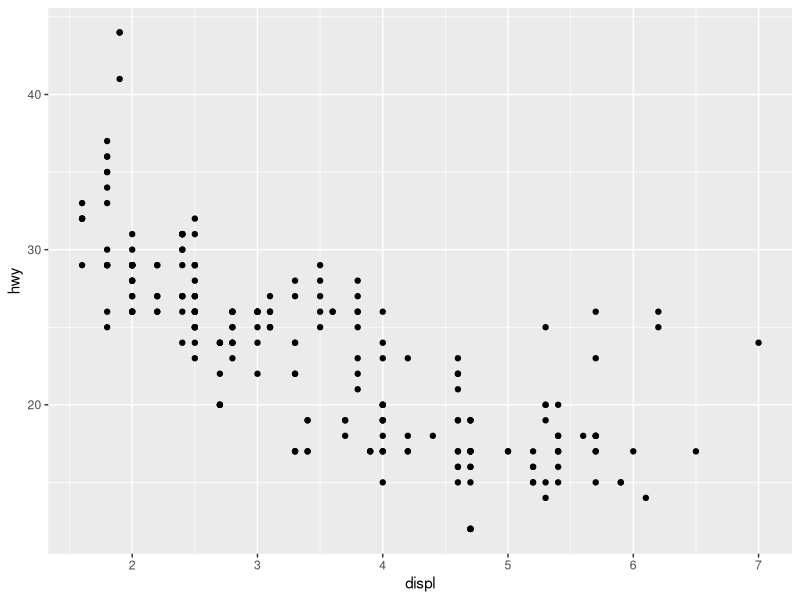
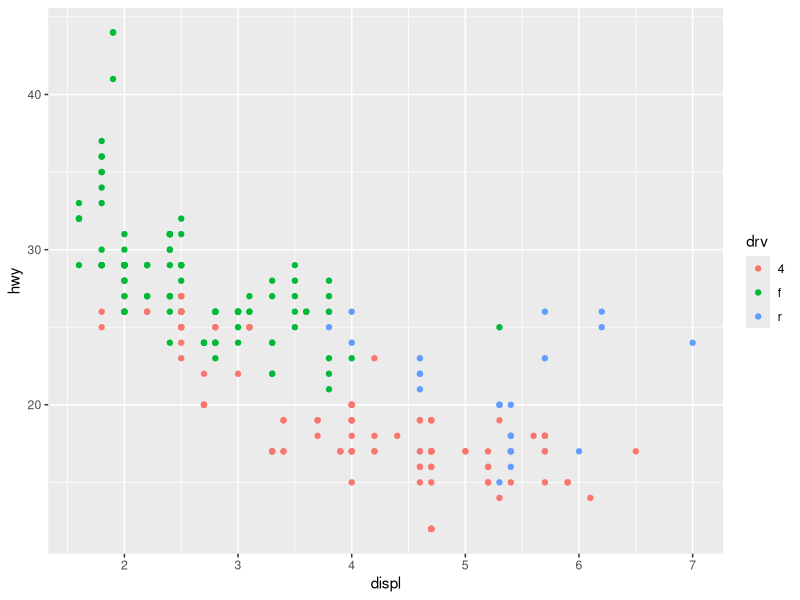
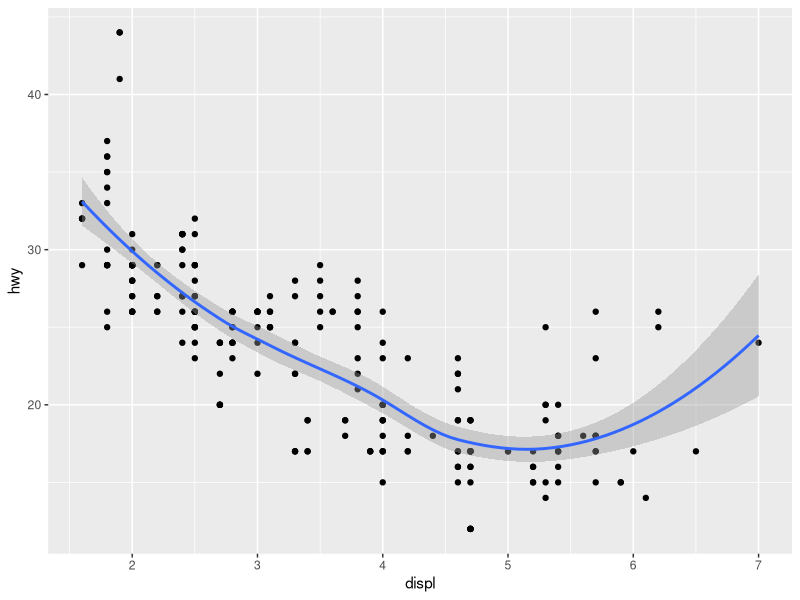
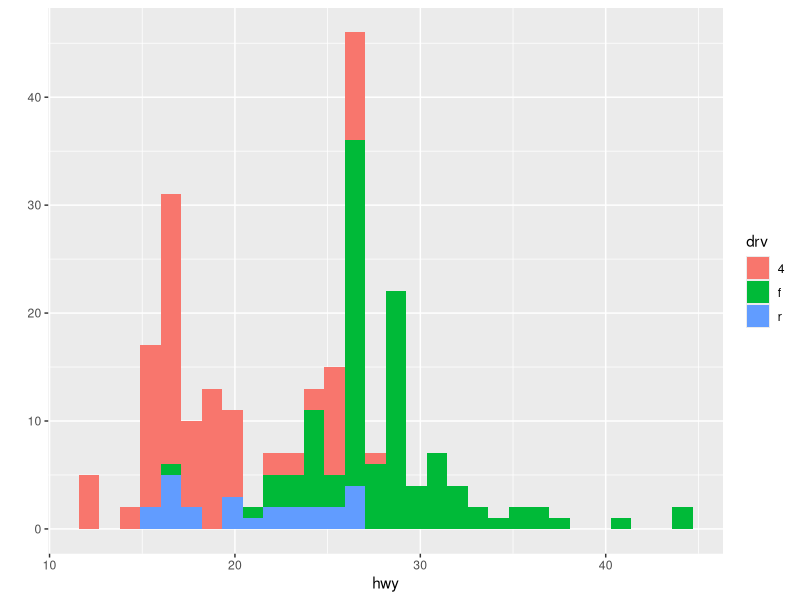
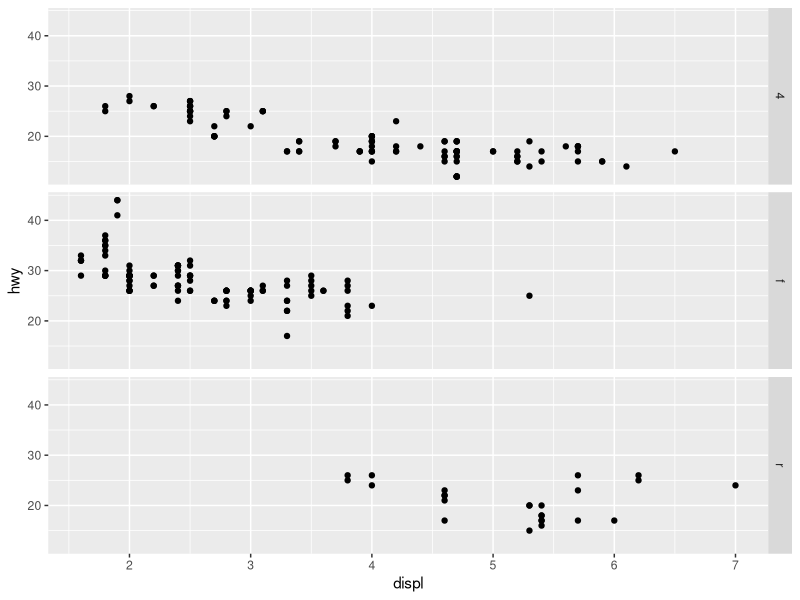
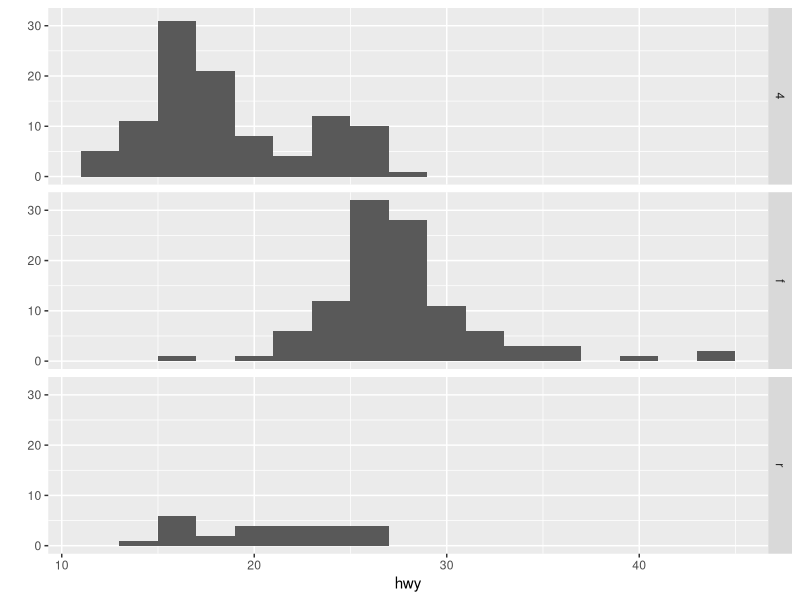

Source code (R) for these figures, in order: (Note: this script raises an error after producing the figures.)
library(ggplot2)
## Example Dataset with ggplot MPG
str(mpg)
## Display it on a qplot
qplot(displ, hwy, data = mpg)
## Same but with colour (color)
qplot(displ, hwy, data = mpg, color = drv)
## Smooth line
qplot(displ, hwy, data = mpg, geom=c("point","smooth"))
# Histograms
qplot(hwy, data = mpg, fill = drv)
# Facets
# 1 (Plot chart)
qplot(displ, hwy, data = mpg, facets = drv ~ .,)
# 2 (Bar chart-ish)
qplot(hwy, data = mpg, facets = drv ~ ., binwidth = 2)


head(happyAffin)
## Display it on a qplot
qplot(word, value, data = happyAffin)
## Same but with colour (color)
qplot(value, word, data = happyAffin, color = value)
## Smooth line
## qplot(word, value, data = happyAffin, geom=c("point","smooth"))
# Histograms
qplot(word, data = happyAffin, fill = value)
# Facets
qplot(word, value, data = happyAffin, facets = No ~ .,)


str(happyBing)
## Display it on a qplot
qplot(sentiment, word, data = happyBing)
## Same but with colour (color)
qplot(sentiment, word, data = happyBing, color = sentiment)
## Smooth line
## qplot(word, sentiment, data = happyBing, geom=c("point","smooth"))
# Histograms
qplot(word, data = happyBing, fill = sentiment)
# Facets
qplot(word, sentiment, data = happyBing, facets = No ~ .,)


#facet_wrap(~book, ncol = 2, scales = "free_y")